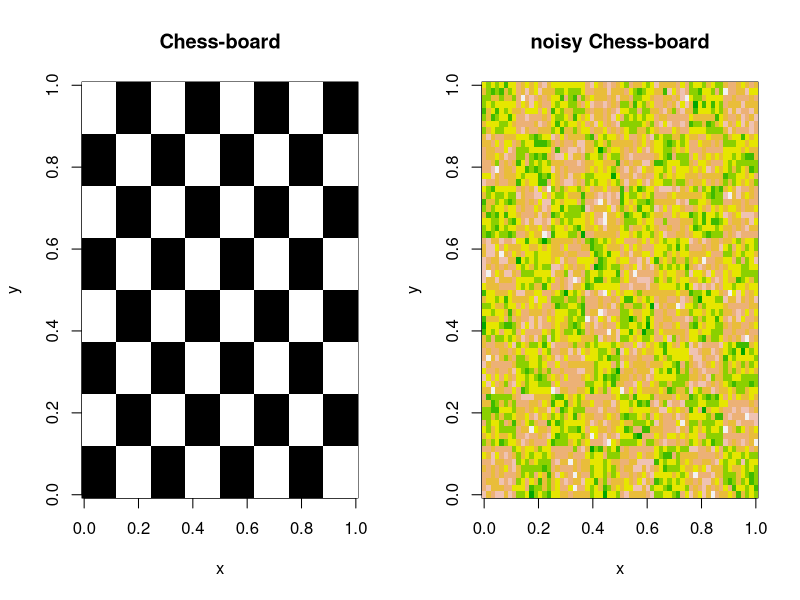
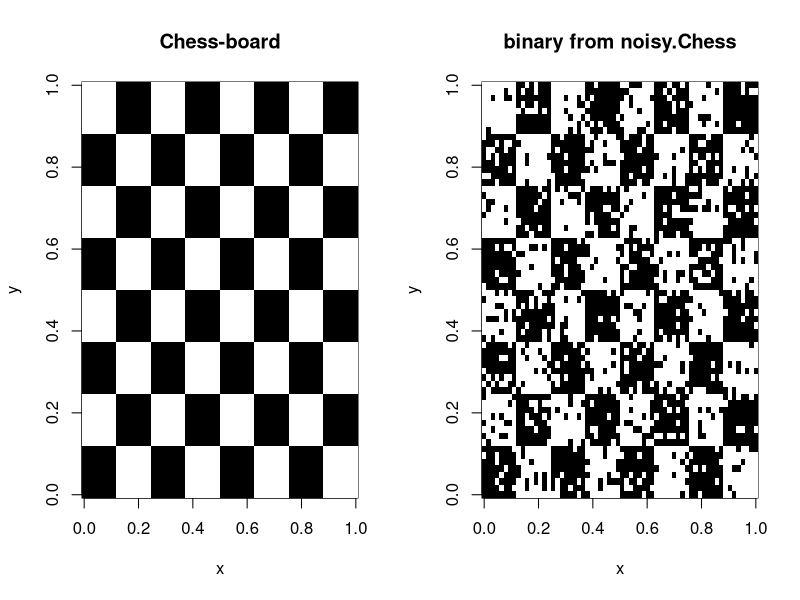

Write R code to recreate these figures, in order.
#chessboard image 
nx <- ny <-64
ntot=nx*ny
chess=matrix(nr=nx,nc=ny,data=1)

for(i in 1:nx){
  for(j in 1:ny){
   if(floor((i-1)/8) %% 2 ==0 && floor((j-1)/8) %% 2 !=0)
   {chess[i,j]=0}
   if(floor((i-1)/8) %% 2 !=0 && floor((j-1)/8) %% 2 ==0)
   {chess[i,j]=0}
   
  }
}


png("chess_board.png",height=300)
par(mfrow=c(1,2))
image(seq(0,1,l=nx),seq(0,1,l=ny),chess,
      main="Chess-board",
      xlab="x",ylab="y",
      col=c("white","black"))

#add noise with sigma=0.5
noisy.chess=chess+rnorm(ntot,0,0.5)
image(seq(0,1,l=nx),seq(0,1,l=ny),noisy.chess,
      main="noisy Chess-board",
      xlab="x",ylab="y",
      col=terrain.colors(8))
dev.off()

#create a binary chess-board from the noisy image
#we need a binary image to operate with prior. Lets do that
binary.chess=matrix(nx,ny,data=NA)
for(i in 1:nx){
  for(j in 1:ny){
    binary.chess[i,j] <- ifelse(noisy.chess[i,j]>0.5,1,0)  
  }
}
png("chess_board2.png",height=300)
par(mfrow=c(1,2))
image(seq(0,1,l=nx),seq(0,1,l=ny),chess,
      main="Chess-board",
      xlab="x",ylab="y",
      col=c("white","black"))

#add noise with sigma=0.5
noisy.chess=chess+rnorm(ntot,0,0.5)
image(seq(0,1,l=nx),seq(0,1,l=ny),binary.chess,
      main="binary from noisy.Chess",
      xlab="x",ylab="y",
      col=c("white","black"))
dev.off()

